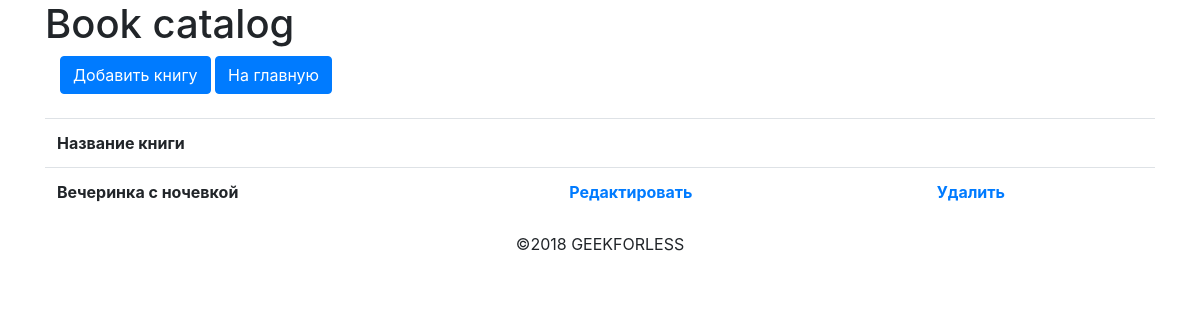
Before: /src/web/admin/index.php with the older database file.
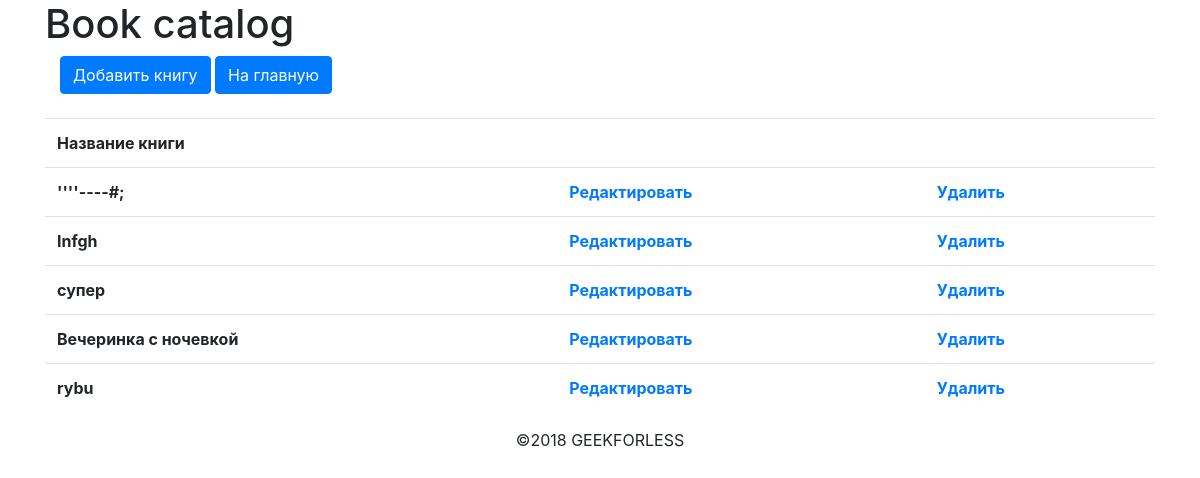
After: the same page with the newer database file.
### tables this page shows
CREATE TABLE `books` (
  `id` int(11) NOT NULL AUTO_INCREMENT,
  `title` varchar(200) NOT NULL,
  `author` varchar(100) NOT NULL,
  `genre` varchar(100) NOT NULL,
  `description` text NOT NULL,
  `price` int(11) NOT NULL,
  PRIMARY KEY (`id`)
);

### src/app/Core/Db.php (called while the page is built, shortened)
<?php
class Db
{
    public static $conn = null;
    public static function getConnection()
    {
        if (!self::$conn) {
            $link = mysqli_connect(MYSQL_SERVER, MYSQL_USER, MYSQL_PASSWORD, MYSQL_DB);
            self::$conn = $link;
        }
        return self::$conn;
    }
}

### src/app/Core/Query.php (called while the page is built, shortened)
<?php
class Query
{
    protected $conn;
    public function __construct()
    {
        $this->conn = DB::getConnection();
    }
    public function all($query, array $attributes = [])
    {
        $result = $this->execute($query, $attributes);
        $items = [];
        while ($row = mysqli_fetch_assoc($result)) {
            $items[] = $row;
        }
        return $items;
    }
    public function execute($query, array $attributes = [])
    {
        $result = mysqli_query($this->conn, $query);
        return $result;
    }
}

### src/app/Models/BookModel.php (called while the page is built, shortened)
<?php
class BookModel
{
    public function getAll()
	{
		return (new Query)->all('SELECT * FROM books ORDER BY id DESC');
	}
}

### src/app/views/books_admin.php (the view)
<? include_once 'block/admin_top.php' ?>
    <div>
        <table class="admin-table table">
            <tr>
                <th>Название книги</th>
                <th></th>
                <th></th>
            </tr>
            <?php foreach ($books as $b): ?>
                <tr>
                    <th><?= htmlspecialchars($b['title']) ?></th>
                    <th>
                        <a href="index.php?action=edit&id=<?= (int) $b['id'] ?>">Редактировать</a>
                    </th>
                    <th>
                        <a href="index.php?action=delete&id=<?= (int) $b['id'] ?>">Удалить</a>
                    </th>
                </tr>
            <?php endforeach ?>
        </table>
    </div>
<? include_once 'block/admin_bottom.php' ?>

### src/web/admin/index.php (shortened to what this page needs)
<?php
$action = isset($_GET['action']) ? $_GET['action'] : '';
$bookModel = new BookModel();
switch($action) {
    default:
        $books = $bookModel->getAll();
        include APP_ROOT_PATH . "/views/books_admin.php";
}

### src/app/views/block/admin_top.php (shortened to what this page needs)
<!DOCTYPE html>
<html>
<head>
    <link rel="stylesheet" href="/css/style.css">
    <link rel="stylesheet" href="https://maxcdn.bootstrapcdn.com/bootstrap/4.0.0/css/bootstrap.min.css">
</head>
<body>
<div class="container">
    <div class="row">
        <div class = "col-md-6"><h1>Book catalog</h1></div>
    </div>
    <div class="container"><a href="index.php?action=add" class=" btn btn-primary">Добавить книгу</a>
        <a href="/index.php" class=" btn btn-primary">На главную</a>
    </div>
    <br>

### src/app/views/block/admin_bottom.php
<footer class="footer navbar-fixed-bottom">
    <p>
        &copy;2018 GEEKFORLESS
    </p>
</footer>
</div>
</body>
</html>

### src/web/css/style.css (style rules this page uses)
footer { text-align: center; }
.admin-table { width: 100%; }
html { position: relative; min-height: 100%; }
body { margin-bottom: 60px; }

Changed rows visible on the page:
added books: title "''''----#;"
added books: title "Infgh"
added books: title "супер"
added books: title "rybu"
